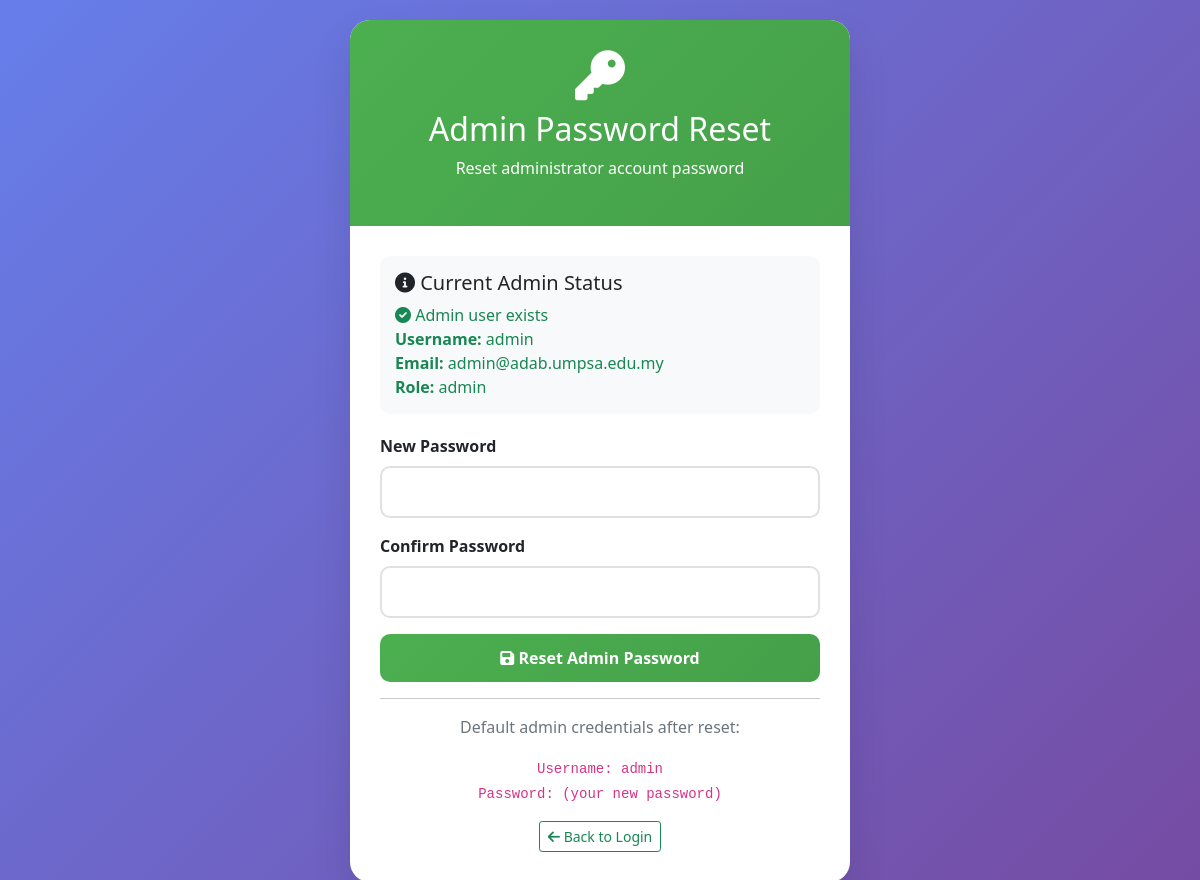
The app's page /reset_admin_password.php with its own data.
### tables this page shows
CREATE TABLE `users` (
  `id` int(11) NOT NULL,
  `username` varchar(50) NOT NULL,
  `email` varchar(100) NOT NULL,
  `password` varchar(255) NOT NULL,
  `full_name` varchar(100) NOT NULL,
  `bio` text DEFAULT NULL,
  `profile_image` varchar(255) DEFAULT NULL,
  `phone` varchar(20) DEFAULT NULL,
  `faculty` varchar(100) DEFAULT NULL,
  `year_of_study` int(11) DEFAULT NULL,
  `student_id` varchar(20) DEFAULT NULL,
  `role` enum('user','admin') DEFAULT 'user',
  `points` int(11) DEFAULT 0,
  `theme` enum('light','dark') DEFAULT 'light',
  `language` enum('en','ms') DEFAULT 'en',
  `email_verified` tinyint(1) DEFAULT 1,
  `reset_token` varchar(255) DEFAULT NULL,
  `reset_expires` timestamp NULL DEFAULT NULL,
  `is_active` tinyint(1) DEFAULT 1,
  `created_at` timestamp NOT NULL DEFAULT current_timestamp(),
  `last_login` timestamp NULL DEFAULT NULL,
  `default_privacy` enum('public','followers','private') DEFAULT 'public'
);

### reset_admin_password.php (the view, shortened to what this page needs)
<?php
$conn2 = getConnection();
$adminCheck = $conn2->query("SELECT id, username, email, role FROM users WHERE username = 'admin' OR role = 'admin'");
$adminExists = $adminCheck->num_rows > 0;
$adminInfo = $adminExists ? $adminCheck->fetch_assoc() : null;
?>
<!DOCTYPE html>
<html lang="en">
<head>
    <link href="https://cdn.jsdelivr.net/npm/bootstrap@5.1.3/dist/css/bootstrap.min.css" rel="stylesheet">
    <link rel="stylesheet" href="https://cdnjs.cloudflare.com/ajax/libs/font-awesome/6.0.0/css/all.min.css">
</head>
<body>
    <div class="reset-card">
        <div class="reset-header">
            <i class="fas fa-key"></i>
            <h2>Admin Password Reset</h2>
            <p>Reset administrator account password</p>
        </div>
        <div class="reset-body">
            <div class="info-box">
                <h5><i class="fas fa-info-circle"></i> Current Admin Status</h5>
                <?php if ($adminExists): ?>
                    <p class="mb-0 text-success">
                        <i class="fas fa-check-circle"></i> Admin user exists<br>
                        <strong>Username:</strong> <?php echo htmlspecialchars($adminInfo['username']); ?><br>
                        <strong>Email:</strong> <?php echo htmlspecialchars($adminInfo['email']); ?><br>
                        <strong>Role:</strong> <?php echo $adminInfo['role']; ?>
                    </p>
                <?php else: ?>
                    <p class="mb-0 text-warning">
                        <i class="fas fa-exclamation-triangle"></i> No admin user found. A new one will be created.
                    </p>
                <?php endif; ?>
            </div>
            <form method="POST">
                <div class="mb-3">
                    <label class="form-label fw-bold">New Password</label>
                    <input type="password" class="form-control" name="new_password" required>
                </div>
                <div class="mb-3">
                    <label class="form-label fw-bold">Confirm Password</label>
                    <input type="password" class="form-control" name="confirm_password" required>
                </div>
                <button type="submit" class="btn-reset">
                    <i class="fas fa-save"></i> Reset Admin Password
                </button>
            </form>
            <hr>
            <div class="text-center">
                <p class="text-muted">Default admin credentials after reset:</p>
                <code>Username: admin</code><br>
                <code>Password: (your new password)</code>
            </div>
            <div class="text-center mt-3">
                <a href="login.php" class="btn btn-outline-success btn-sm">
                    <i class="fas fa-arrow-left"></i> Back to Login
                </a>
            </div>
        </div>
    </div>
</body>
</html>

### reset_admin_password.php (style rules this page uses)
body { background: linear-gradient(135deg, #667eea 0%, #764ba2 100%); min-height: 100vh; display: flex; align-items: center; justify-content: center; padding: 20px; }
.reset-card { background: white; border-radius: 20px; box-shadow: 0 20px 40px rgba(0,0,0,0.1); max-width: 500px; width: 100%; overflow: hidden; }
.reset-header { background: linear-gradient(135deg, #4CAF50 0%, #45a049 100%); color: white; padding: 30px; text-align: center; }
.reset-header i { font-size: 50px; margin-bottom: 10px; }
.reset-body { padding: 30px; }
.form-control { border-radius: 10px; padding: 12px 15px; border: 2px solid #e0e0e0; }
.btn-reset { background: linear-gradient(135deg, #4CAF50 0%, #45a049 100%); border: none; border-radius: 10px; padding: 12px; font-weight: bold; width: 100%; color: white; font-size: 16px; }
.info-box { background: #f8f9fa; border-radius: 10px; padding: 15px; margin-bottom: 20px; }

### records on screen
users: username "admin", email "admin@adab.umpsa.edu.my", role "admin"
